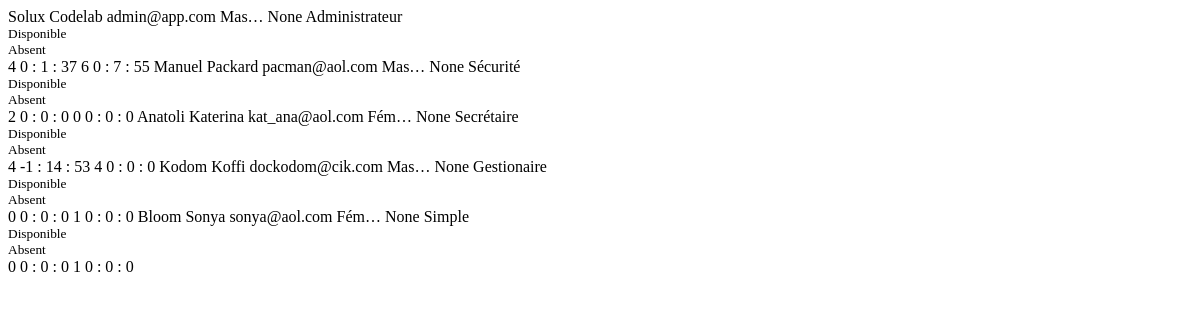
The app's page /users/table/, older data.
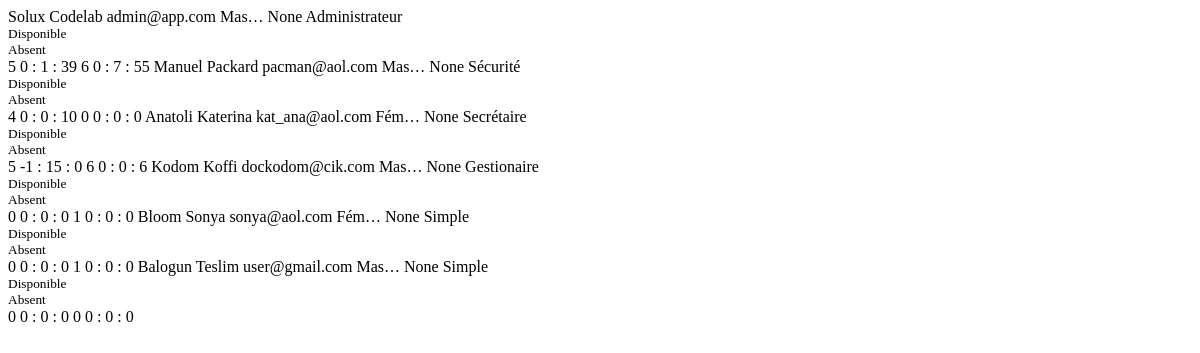
The same page, newer data.
### accounts/models.py (models this page shows, shortened)
class CustomUser(AbstractBaseUser, PermissionsMixin):
    email = models.EmailField(db_index=True, unique=True, max_length=255)
    username = models.CharField(
        max_length=255, unique=True, blank=True, null=True)
    first_name = models.CharField(max_length=255)
    last_name = models.CharField(max_length=255)
    address = models.CharField(max_length=255, blank=True, null=True)
    phone = PhoneNumberField(unique=True, blank=True, null=True)
    role = models.ForeignKey(
        Role, on_delete=models.CASCADE, blank=True, null=True,)
    image = models.ImageField(blank=True, null=True, upload_to='users')
    is_active = models.BooleanField(default=True)
    is_staff = models.BooleanField(default=False)
    is_superuser = models.BooleanField(default=False)
    objects = CustomUserManager()
    USERNAME_FIELD = 'email'
    REQUIRED_FIELDS = []

class Profile(models.Model):
    user = models.OneToOneField(CustomUser, on_delete=models.CASCADE)
    company = models.ForeignKey('base.Company', on_delete=models.CASCADE, blank=True, null=True)
    reg_number = models.IntegerField(null=True, blank=True)
    nationality = models.CharField(max_length=1000, null=True, blank=True)
    sex = models.CharField(
        max_length=10, choices=gender_list, blank=True, null=True)
    birthday = models.DateField(blank=True, null=True)
    bio = models.CharField(max_length=1000, null=True, blank=True)
    department = models.CharField(max_length=1000, null=True, blank=True)
    job_position = models.CharField(max_length=1000, null=True, blank=True)
    status_message = models.CharField(max_length=200, default='Je suis disponible.', null=True, blank=True)
    status = models.ForeignKey(UserStatus, default=1, on_delete=models.CASCADE)
    phone_alt = PhoneNumberField(unique=True, blank=True, null=True)
    image = models.ImageField(
        upload_to='media/users/profiles', default='../static/imgs/anon.png', blank=True, null=True)
    is_online = models.BooleanField(default=False)
    is_onsite = models.BooleanField(default=False)

class Role(models.Model):
    name = models.CharField(db_index=True, unique=True, max_length=255)
    description = models.TextField(default='', null=True, blank=True)
    sec_level = models.IntegerField(default='0')
    def __str__(self):
        return self.name

### base/views.py (the view)
# urls.py: path('users/table/', users_table, name='users_table'),
def users_table(req):
    user = req.user
    users = CustomUser.objects.all()
    objects = paginate_objects(req, users)
    context = {'objects': objects}
    return render(req, 'base/partials/users/table.html', context)

### base/templatetags/base_tags.py (called while the page is built)
@register.filter
def get_visit_count(pk):
    user = CustomUser.objects.get(id=pk)
    visit_count = int(Visit.objects.filter(host=user).count())
    return visit_count

@register.filter
def get_total_visit_time(pk):
    user = get_object_or_404(CustomUser, id=pk)
    total_time = timedelta()
    for obj in Visit.objects.filter(host=user):
        duration = get_visit_duration(obj.pk)
        duration_timedelta = timedelta(
            days=duration['days'], hours=duration['hours'], minutes=duration['minutes'])
        total_time += duration_timedelta
    total_days = total_time.days
    total_hours, remainder_minutes = divmod(total_time.seconds, 3600)
    total_minutes = remainder_minutes // 60
    total_time = {
        'days': total_days,
        'hours': total_hours,
        'minutes': total_minutes
    }
    return total_time

@register.filter
def get_appt_count(pk):
    user = CustomUser.objects.get(id=pk)
    appt_count = int(Appointment.objects.filter(host=user).count())
    return appt_count

@register.filter
def get_appt_duration(pk):
    appt = Appointment.objects.get(id=pk)
    if appt.status.id == 3:
        start_time = appt.started_at
        end_time = appt.ended_at
        fixed_date = datetime.today().date()
        accepted_datetime = datetime.combine(fixed_date, start_time)
        departed_datetime = datetime.combine(fixed_date, end_time)
        duration_seconds = (departed_datetime -
                            accepted_datetime).total_seconds()
        days, remainder = divmod(duration_seconds, 86400)
        hours, remainder = divmod(remainder, 3600)
        minutes, seconds = divmod(remainder, 60)
        duration = {
            'days': int(days),
            'hours': int(hours),
            'minutes': int(minutes),
        }
    else:
        duration = {
            'days': 0,
            'hours': 0,
            'minutes': 0,
        }
    return duration

### base/views.py (called while the page is built)
def paginate_objects(req, obj_list, obj_count=10):
    paginator = Paginator(obj_list, obj_count)
    page_number = req.GET.get('page', 1)
    objects = paginator.get_page(page_number)
    return objects

### base/templates/base/partials/users/table.html (shortened to what this page needs)
{% load base_tags %}
{% if not objects %}
<tr
  class="p-4 flex-col justify-center items-center text-center text-black mx-auto"
>
  <td colspan="8" class="text-center">
    <i class="mt-4 fa-solid fa-folder-open text-gray-300 text-7xl"></i>
    <p
      class="mt-2 mb-4 px-4 py-2 w-fit bg-gray-200 rounded-lg text-sm text-center mx-auto"
    >
      Aucun utilisateur disponible
    </p>
  </td>
</tr>
{% else %}
{% for obj in objects %}
<tr
  class="text-gray-600 border text-sm hover:bg-white hover:text-black transition-all duration-50"
  >
  <td class="p-3">{{obj.last_name}}</td>
  <td class="p-3">{{obj.first_name}}</td>
  <td class="p-3">{{obj.email}}</td>
  <td class="p-3">{{obj.profile.get_sex_display|truncatechars:4}}</td>
  <td class="p-3">{{obj.phone}}</td>
  <td class="p-3 font-bold">{{obj.role}}</td>
  <td class="text-center">{% include 'accounts/components/user_status_badge.html' %}</td>
  <td class="text-center">{% include 'accounts/components/time_badge.html' %}</td>
  {% with visit_count=obj.id|get_visit_count %}
  <td class="p-3 font-bold text-center">{{visit_count}}</td>
  {% endwith %}
  {% with duration=obj.id|get_total_visit_time %}
  <td class="p-3 text-center">{{ duration.days }} : {{ duration.hours }} : {{ duration.minutes }}</td>
  {% endwith %}
  {% with appt_count=obj.id|get_appt_count %}
  <td class="p-3 font-bold text-center">{{appt_count}}</td>
  {% endwith %}
  {% with duration=obj.id|get_total_appt_time %}
  <td class="p-3 text-center">{{ duration.days }} : {{ duration.hours }} : {{ duration.minutes }}</td>
  {% endwith %}
</tr>
{% endfor %}
{% endif %}

### accounts/templates/accounts/components/user_status_badge.html (shortened to what this page needs)
{% if curr_profile %}
<div class="text-black text:xs" id="obj_status{{obj.id}}">
  {% if curr_profile.status.id == 1 %}
  <span class="px-3 py-1 bg-green-200 rounded-md group">
    <i class="text-sm fa-solid fa-door-open lg:mr-2"></i>
    <small class="hidden lg:inline">
      Disponible
    </small>
  </span>
  {% elif curr_profile.status.id == 2 %}
  <span class="px-3 py-1 bg-amber-200 rounded-md group">
    <i class="text-sm fa-solid fa-stopwatch lg:mr-2"></i>
    <small class="hidden lg:inline">
      En reunion
    </small>
  </span>
  {% else %}
  <span class="px-3 py-1 bg-red-200 rounded-md group">
    <i class="text-sm fa-solid fa-door-closed lg:mr-2"></i>
    <small class="hidden lg:inline">
      Indisponible
    </small>
  </span>
  {% endif %}
</div>
{% else %}
<div class="text-black text:xs" id="obj_status{{obj.id}}">
  {% if obj.profile.status.id == 1 %}
  <span class="px-3 py-1 bg-green-200 rounded-md group">
    <small class="hidden group-hover:inline ml-2 text-[0.7rem]">
      Disponible
    </small>
  </span>
  {% endif %}
</div>
{% endif %}

### accounts/templates/accounts/components/time_badge.html (shortened to what this page needs)
{% if curr_profile %}
<div class="text-black text:xs" id="obj_status{{obj.id}}">
  {% if obj.profile.is_onsite %}
  <span class="px-3 py-1 bg-green-200 rounded-md group">
    <i class="text-sm fa-solid fa-eye lg:mr-2"></i>
    <small class="hidden lg:inline"> Present </small>
  </span>
  {% else %}
  <span class="px-3 py-1 bg-red-200 rounded-md group">
    <i class="text-sm fa-solid fa-eye-slash lg:mr-2"></i>
    <small class="hidden lg:inline"> Absent </small>
  </span>
  {% endif %}
</div>
{% else %}
<div class="text-black text:xs" id="obj_status{{obj.id}}">
  {% if obj.profile.is_onsite %}
  <span class="px-3 py-1 bg-green-200 rounded-md group">
    <i class="fa-solid fa-eye"></i>
    <small class="hidden group-hover:inline ml-2 text-[0.7rem]">
      Present
    </small>
  </span>
  {% else %}
  <span class="px-3 py-1 bg-red-200 rounded-md group">
    <small class="hidden group-hover:inline ml-2 text-[0.7rem]"> Absent </small>
  </span>
  {% endif %}
</div>
{% endif %}

Row changes from the older to the newer data that the page shows:
changed CustomUser "Solux": obj "4" → "5"; minutes "37" → "39"
changed CustomUser "Manuel": obj "2" → "4"; minutes "0" → "10"
changed CustomUser "Anatoli": obj "4" → "5"; hours "14" → "15"; minutes "53" → "0"; obj "4" → "6"; minutes "0" → "6"
added CustomUser: last_name "Balogun", first_name "Teslim", email "user@gmail.com", profile.sex "Mas…", phone "None", role "Simple", shows "Disponible", shows "Absent", obj "0", days "0", hours "0", minutes "0"
